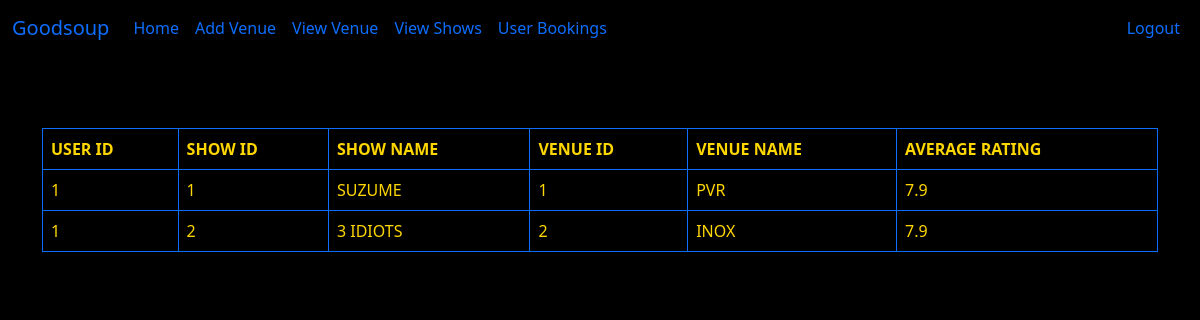
The page /user_bookings (signed in) on the database its author committed.
### database.py (models this page shows)
class user_hist_rating(db.Model):
    u_id = db.Column(db.Integer,nullable=False)
    show_id = db.Column(db.Integer,nullable=False)
    venue_id = db.Column(db.Integer,nullable=False)
    user_rating = db.Column(db.Float,default=0.0,nullable=False)
    user_rating=Column(Float,CheckConstraint('user_rating >= 0 AND user_rating <= 10'))
    __mapper_args__ = {
        'primary_key':[u_id,show_id,venue_id]
    }

class Show(db.Model):
    id = db.Column(db.Integer, primary_key=True)
    venue_id = db.Column(db.Integer, db.ForeignKey('venue.id'))
    name = db.Column(db.String(255), nullable=False)
    rating = db.Column(db.Float, nullable=False)
    rating = Column(Float,CheckConstraint('rating >= 0 AND rating <= 10'))
    tags = db.Column(db.String(255),nullable=False)
    show_timing = db.Column(db.DateTime,nullable=False)
    ticket_price = db.Column(db.Integer,nullable=False)
    available_seats=db.Column(db.Integer,nullable=False)
    date_added = db.Column(db.DateTime, default=datetime.utcnow(),nullable=False)

class Venue(db.Model):
    id = db.Column(db.Integer, primary_key=True)
    name = db.Column(db.String(255), nullable=False)
    place = db.Column(db.String(255), nullable=False)
    location = db.Column(db.String(255), nullable=False)
    shows = db.relationship('Show', backref = 'shows')
    Capacity = db.Column(db.Integer, nullable=False)
    date_added = db.Column(db.DateTime, default=datetime.utcnow(),nullable=False)

### admin.py (the view)
@app.route('/user_bookings',methods=['POST','GET'])
@login_required
def user_bookings():
    user_bookings = user_hist_rating.query.all()
    shows={}
    if(len(list(user_bookings))>0):
        for h in user_bookings:
            shows[h.show_id] = Show.query.get_or_404(h.show_id).name
    venues={}
    if(len(list(user_bookings))>0):
        for h in user_bookings:
            venues[h.show_id] = Venue.query.get_or_404(h.venue_id).name
    return render_template('admin-user_bookings.html',user_bookings=user_bookings,shows=shows,venues=venues)#,forVenue=forVenue,forShow=forShow

### admin.py (called while the page is built)
@adminlogin_manager.user_loader
def load_user(admin_id):
    return Admin.query.filter_by(id=int(admin_id)).first()

### user.py (called while the page is built)
@app.context_processor
def user_navbar():
    form = SearchForm()
    return dict(form=form)

### templates/admin-user_bookings.html (shortened to what this page needs)
{% extends 'baseadmin.html' %}
{% block content %}
<body style="background: black;">
  <table class="table table-bordered border-primary">
    <thead>
      <tr style="color: gold; text-transform: uppercase;">
        <th scope="col">user id</th>
        <th scope="col">show id</th>
        <th scope="col">show name</th>
        <th scope="col">venue id</th>
        <th scope="col">venue name</th>
        <th scope="col">Average Rating</th>
      </tr>
    </thead>
    <tbody>
      {% for show in user_bookings %}
      <tr style="color: gold; text-transform: uppercase;">
        <td>{{ show.u_id }}</td>
        <td>{{ show.show_id }}</td>
        <td>{{ shows[show.show_id] }}</td>
        <td>{{ show.venue_id }}</td>
        <td>{{venues[show.venue_id] }}</td>
        <td>{{ show.user_rating }}</td>
      </tr>
      {% endfor %}
    </tbody>
  </table>
{% endblock %}

### rows shown on the page
user_hist_rating: u_id "1", show_id "1", venue_id "1", user_rating "7.9"
Show: name "SUZUME"
Venue: name "PVR"
user_hist_rating: u_id "1", show_id "2", venue_id "2", user_rating "7.9"
Show: name "3 IDIOTS"
Venue: name "INOX"
